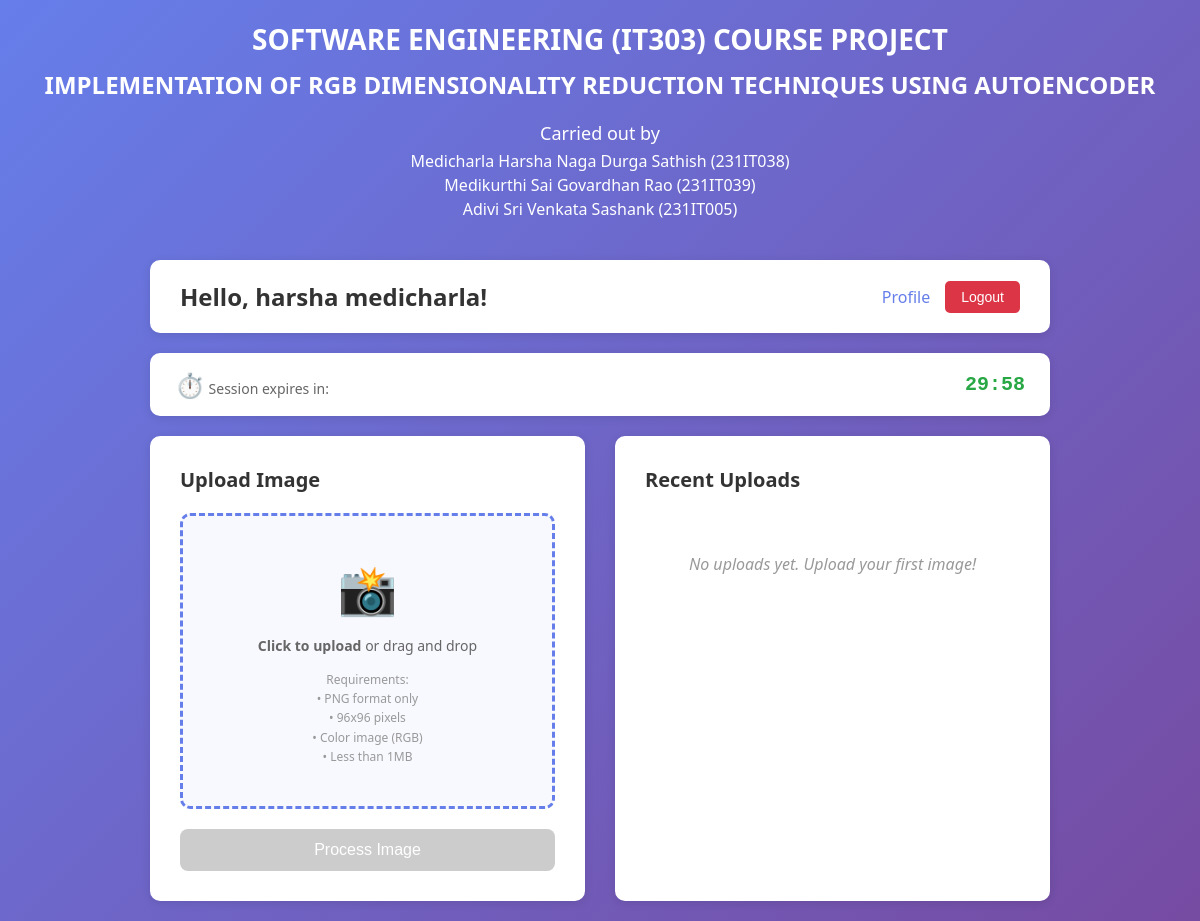
Page / (signed in) on the earlier database version.
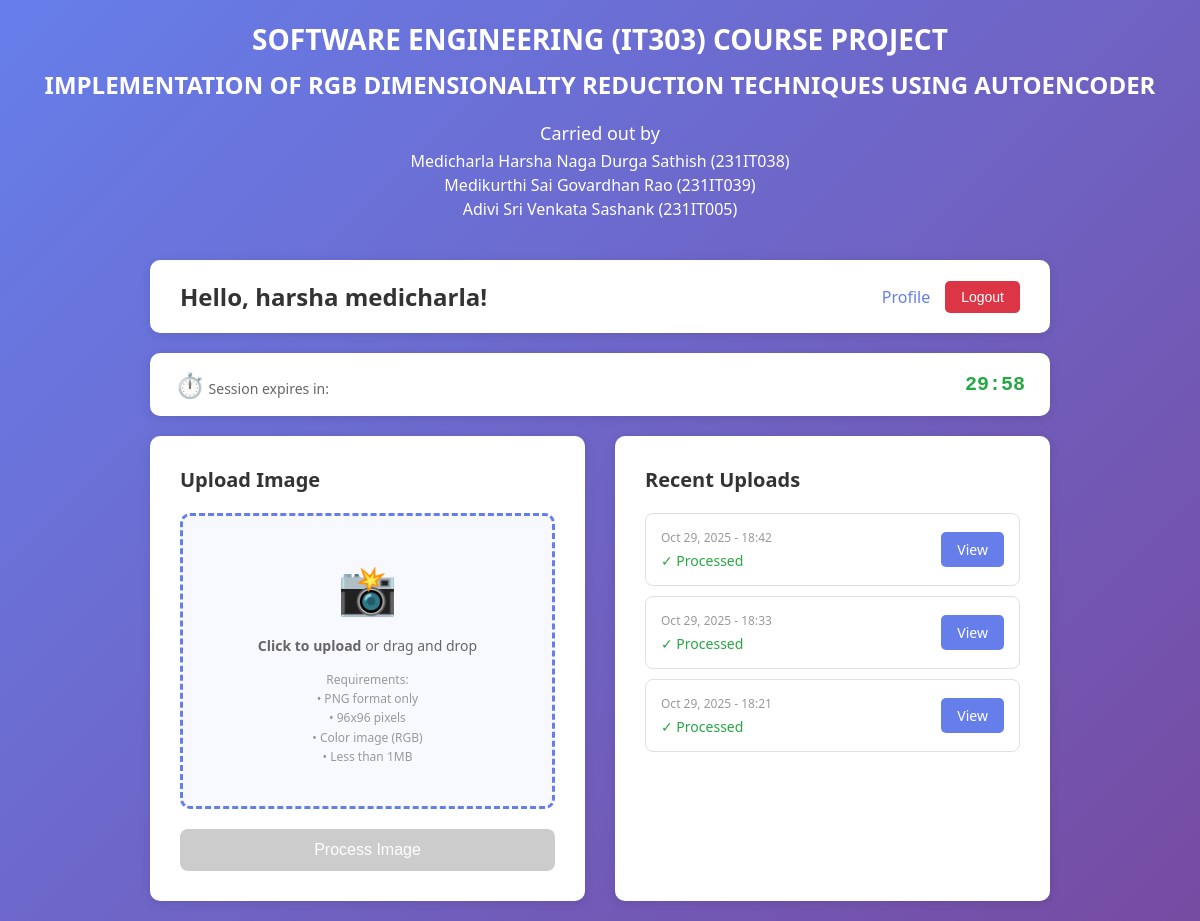
Same page on the later database version.
### account/models.py (models this page shows, shortened)
class CustomUser(AbstractUser):
    email = models.EmailField(unique=True)
    phone_number = models.CharField(max_length=15, blank=True, null=True)
    bio = models.TextField(max_length=500, blank=True, null=True)
    created_at = models.DateTimeField(auto_now_add=True)
    updated_at = models.DateTimeField(auto_now=True)
    email_verified = models.BooleanField(default=False)
    class Meta:
        verbose_name = 'User'
        verbose_name_plural = 'Users'

class ImageUpload(models.Model):
    user = models.ForeignKey(CustomUser, on_delete=models.CASCADE, related_name='images')
    input_image = models.ImageField(upload_to='uploads/input/')
    output_image = models.ImageField(upload_to='uploads/output/', null=True, blank=True)
    uploaded_at = models.DateTimeField(auto_now_add=True)
    processed = models.BooleanField(default=False)
    class Meta:
        ordering = ['-uploaded_at']
        verbose_name = 'Image Upload'
        verbose_name_plural = 'Image Uploads'

### account/views.py (the view)
# urls.py: path('', home, name='home'),
@login_required
def home(request):
    logger.info(f"HOME view called by user: {request.user.username}")
    session_time_remaining = get_session_info(request)
    if request.method == 'POST':
        logger.info("POST request received - Image upload")
        form = ImageUploadForm(request.POST, request.FILES)
        if form.is_valid():
            logger.info("Form is valid")
            image_file = request.FILES.get('input_image')
            is_valid, error_message = validate_image(image_file)
            if not is_valid:
                logger.error(f"Image validation failed: {error_message}")
                messages.error(request, f"Image validation failed: {error_message}")
                return render(request, "account/home.html", {
                    'form': form,
                    'session_time_remaining': session_time_remaining
                })
            logger.info("Saving image upload to database...")
            image_upload = form.save(commit=False)
            image_upload.user = request.user
            image_upload.save()
            logger.info(f"✓ Image upload saved with ID: {image_upload.pk}")
            try:
                logger.info("Starting image processing...")
                process_start = time.time()
                process_image(image_upload)
                process_time = time.time() - process_start
                logger.info(f"✓ Image processed successfully in {process_time:.2f}s")
                messages.success(request, 'Image uploaded and processed successfully!')
                return redirect('account:results', pk=image_upload.pk)
            except Exception as e:
                logger.error(f"Image processing failed: {str(e)}")
                logger.exception("Full traceback:")
                messages.error(request, f"Error processing image: {str(e)}")
                image_upload.delete()
        else:
            logger.error(f"Form validation errors: {form.errors}")
            for field, errors in form.errors.items():
                for error in errors:
                    messages.error(request, error)
    else:
        logger.info("GET request - Displaying upload form")
        form = ImageUploadForm()
    recent_uploads = ImageUpload.objects.filter(user=request.user)[:5]
    logger.info(f"Rendering home template with {recent_uploads.count()} recent uploads")
    return render(request, "account/home.html", {
        'form': form,
        'recent_uploads': recent_uploads,
        'session_time_remaining': session_time_remaining
    })

### account/views.py (called while the page is built)
def get_session_info(request):
    try:
        expiry_age = request.session.get_expiry_age()
        return max(0, int(expiry_age))
    except:
        return settings.SESSION_COOKIE_AGE

### templates/account/home.html (shortened to what this page needs)
<!DOCTYPE html>
<html lang="en">
<head>
</head>
<body>
    <div class="project-title-section" style="text-align: center; margin-bottom: 40px; color: white;">
        <h1 style="font-size: 28px; font-weight: 700; margin-bottom: 10px;">
            SOFTWARE ENGINEERING (IT303) COURSE PROJECT
        </h1>
        <h2 style="font-size: 24px; margin-bottom: 20px;">
            IMPLEMENTATION OF RGB DIMENSIONALITY REDUCTION TECHNIQUES USING AUTOENCODER
        </h2>
        <div style="font-size: 18px; margin-bottom: 5px;">
            Carried out by
        </div>
        <div style="font-size: 16px; margin-bottom: 2px;">
            Medicharla Harsha Naga Durga Sathish (231IT038)
        </div>
        <div style="font-size: 16px; margin-bottom: 2px;">
            Medikurthi Sai Govardhan Rao (231IT039)
        </div>
        <div style="font-size: 16px;">
            Adivi Sri Venkata Sashank (231IT005)
        </div>
    </div>
    <div class="container">
        <div class="header">
            <h2>Hello, {{ user.get_full_name|default:user.username }}!</h2>
            <div class="nav-links">
                <a href="{% url 'account:profile' %}">Profile</a>
                <form method="post" action="{% url 'account:logout' %}" style="display: inline;">
                    <button type="submit" class="logout-btn">Logout</button>
                </form>
            </div>
        </div>
        <div class="session-timer">
            <div class="session-timer-label">
                <span class="session-icon">⏱️</span>
                Session expires in:
            </div>
            <div class="session-timer-display">
                <span class="session-time" id="sessionTimer">--:--</span>
            </div>
        </div>
        <div class="main-content">
            <div class="upload-section">
                <h3>Upload Image</h3>
                <form method="post" enctype="multipart/form-data" id="uploadForm">
                    <div class="upload-area" id="uploadArea">
                        <div class="upload-icon">📸</div>
                        <div class="upload-text">
                            <strong>Click to upload</strong> or drag and drop
                        </div>
                        <div class="upload-requirements">
                            Requirements:<br>
                            • PNG format only<br>
                            • 96x96 pixels<br>
                            • Color image (RGB)<br>
                            • Less than 1MB
                        </div>
                    </div>
                    <button type="submit" class="upload-btn" id="uploadBtn" disabled>Process Image</button>
                </form>
            </div>
            <div class="recent-section">
                <h3>Recent Uploads</h3>
                {% if recent_uploads %}
                <ul class="recent-uploads">
                    {% for upload in recent_uploads %}
                    <li class="recent-item">
                        <div class="recent-item-info">
                            <div class="recent-item-date">{{ upload.uploaded_at|date:"M d, Y - H:i" }}</div>
                            <div class="recent-item-status">
                                {% if upload.processed %}✓ Processed{% else %}⏳ Processing{% endif %}
                            </div>
                        </div>
                        <a href="{% url 'account:results' upload.pk %}" class="view-btn">View</a>
                    </li>
                    {% endfor %}
                </ul>
                {% else %}
                <div class="no-uploads">
                    No uploads yet. Upload your first image!
                </div>
                {% endif %}
            </div>
        </div>
    </div>
</body>
</html>

### templates/account/home.html (style rules this page uses)
* { margin: 0; padding: 0; box-sizing: border-box; }
body { font-family: 'Segoe UI', Tahoma, Geneva, Verdana, sans-serif; background: linear-gradient(135deg, #667eea 0%, #764ba2 100%); min-height: 100vh; padding: 20px; }
.container { max-width: 900px; margin: 0 auto; }
.header { background: white; padding: 20px 30px; border-radius: 10px; box-shadow: 0 2px 10px rgba(0,0,0,0.1); display: flex; justify-content: space-between; align-items: center; margin-bottom: 20px; }
.header h2 { color: #333; font-size: 24px; }
.nav-links { display: flex; gap: 15px; align-items: center; }
.nav-links a { text-decoration: none; color: #667eea; font-weight: 500; transition: color 0.3s; }
.logout-btn { padding: 8px 16px; background-color: #dc3545; color: white; border: none; cursor: pointer; border-radius: 5px; font-size: 14px; transition: background-color 0.3s; }
.session-timer { background: white; padding: 15px 25px; border-radius: 10px; box-shadow: 0 2px 10px rgba(0,0,0,0.1); margin-bottom: 20px; display: flex; justify-content: space-between; align-items: center; }
.session-timer-label { color: #666; font-size: 14px; font-weight: 500; }
.session-timer-display { display: flex; align-items: center; gap: 10px; }
.session-time { font-size: 20px; font-weight: 700; color: #28a745; font-family: 'Courier New', monospace; }
.session-icon { font-size: 24px; }
.main-content { display: grid; grid-template-columns: 1fr 1fr; gap: 30px; }
.upload-section, .recent-section { background: white; padding: 30px; border-radius: 10px; box-shadow: 0 2px 10px rgba(0,0,0,0.1); }
.upload-section h3, .recent-section h3 { color: #333; margin-bottom: 20px; font-size: 20px; }
.upload-area { border: 3px dashed #667eea; border-radius: 10px; padding: 40px; text-align: center; background: #f8f9ff; transition: all 0.3s; cursor: pointer; }
.upload-icon { font-size: 48px; color: #667eea; margin-bottom: 15px; }
.upload-text { color: #666; font-size: 14px; margin-bottom: 15px; }
.upload-requirements { font-size: 12px; color: #999; margin-top: 10px; line-height: 1.6; }
.upload-btn { width: 100%; padding: 12px; background: linear-gradient(135deg, #667eea 0%, #764ba2 100%); color: white; border: none; border-radius: 8px; cursor: pointer; font-size: 16px; font-weight: 500; margin-top: 20px; transition: transform 0.2s; }
.upload-btn:disabled { background: #ccc; cursor: not-allowed; transform: none; }
.recent-uploads { list-style: none; }
.recent-item { padding: 15px; border: 1px solid #e0e0e0; border-radius: 8px; margin-bottom: 10px; display: flex; justify-content: space-between; align-items: center; transition: all 0.3s; }
.recent-item-info { flex: 1; }
.recent-item-date { font-size: 12px; color: #999; margin-bottom: 5px; }
.recent-item-status { font-size: 14px; color: #28a745; font-weight: 500; }
.view-btn { padding: 8px 16px; background-color: #667eea; color: white; text-decoration: none; border-radius: 5px; font-size: 14px; transition: background-color 0.3s; }

Differences in the rows shown:
added ImageUpload: uploaded_at "Oct 29, 2025 - 18:42", processed "✓ Processed"
added ImageUpload: uploaded_at "Oct 29, 2025 - 18:33", processed "✓ Processed"
added ImageUpload: uploaded_at "Oct 29, 2025 - 18:21", processed "✓ Processed"
Other differences:
text no longer shown: "No uploads yet. Upload your first image!"
